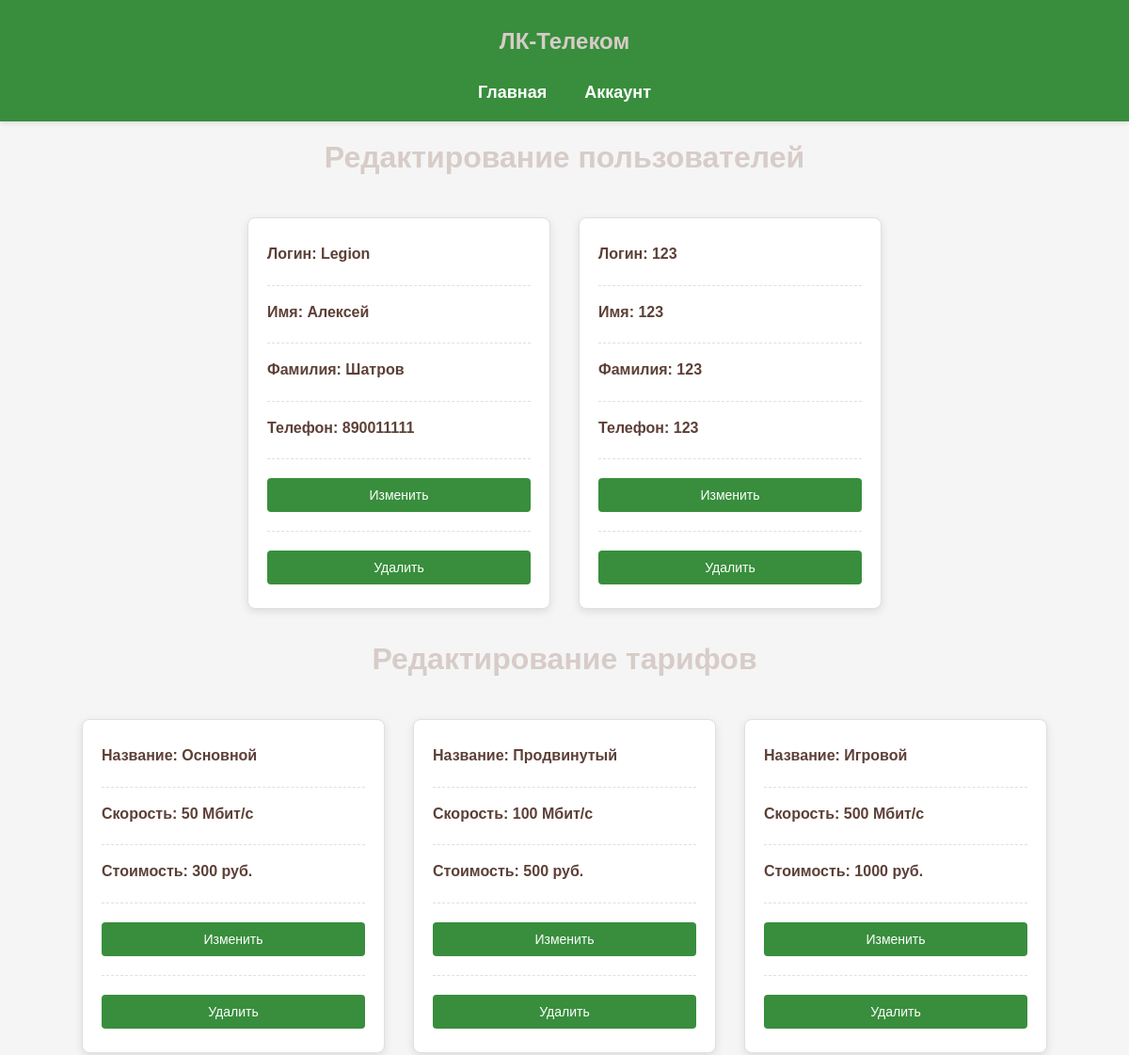
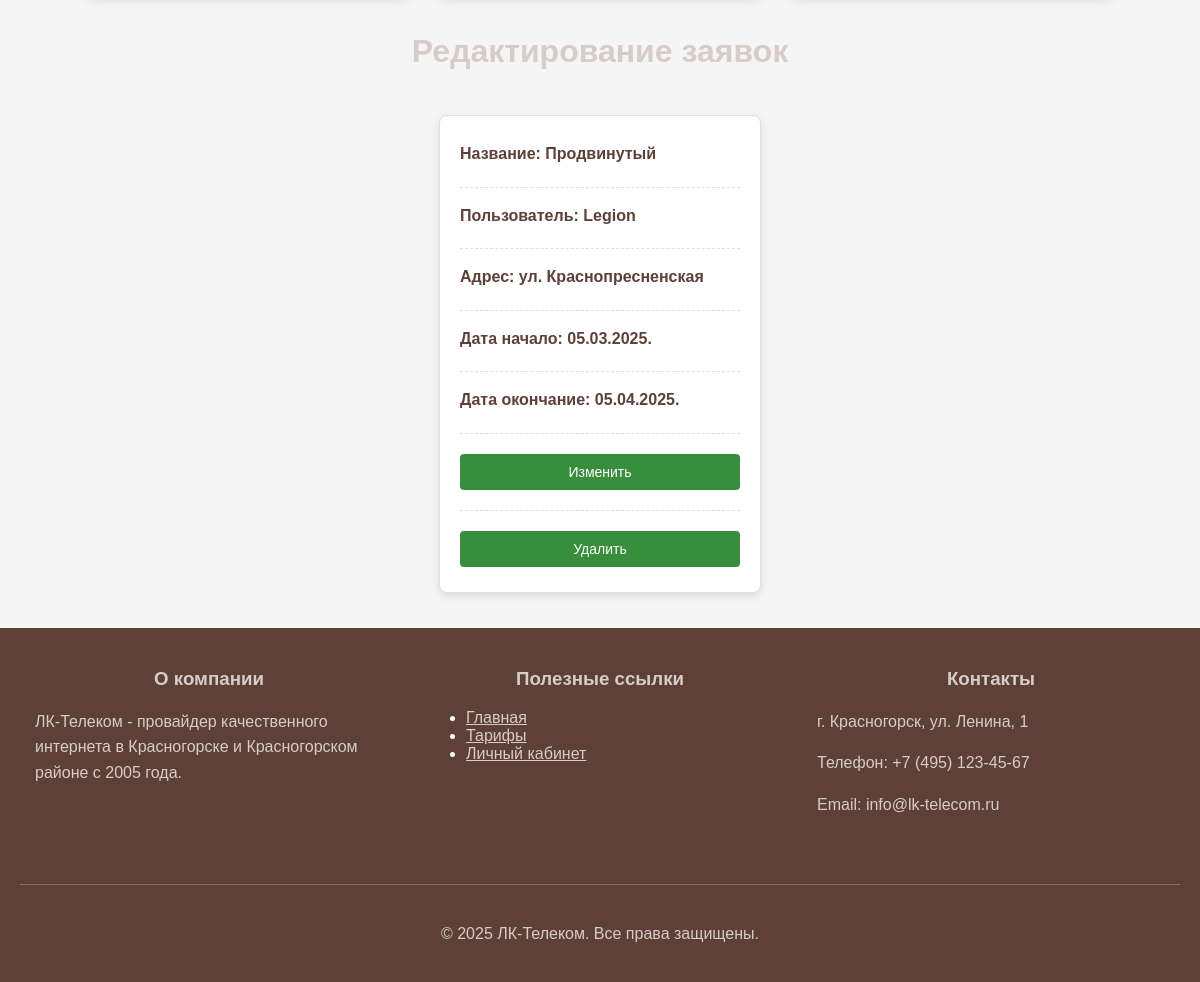
Before: /public/login/admin.php with the older database file (2 pictures, top to bottom).
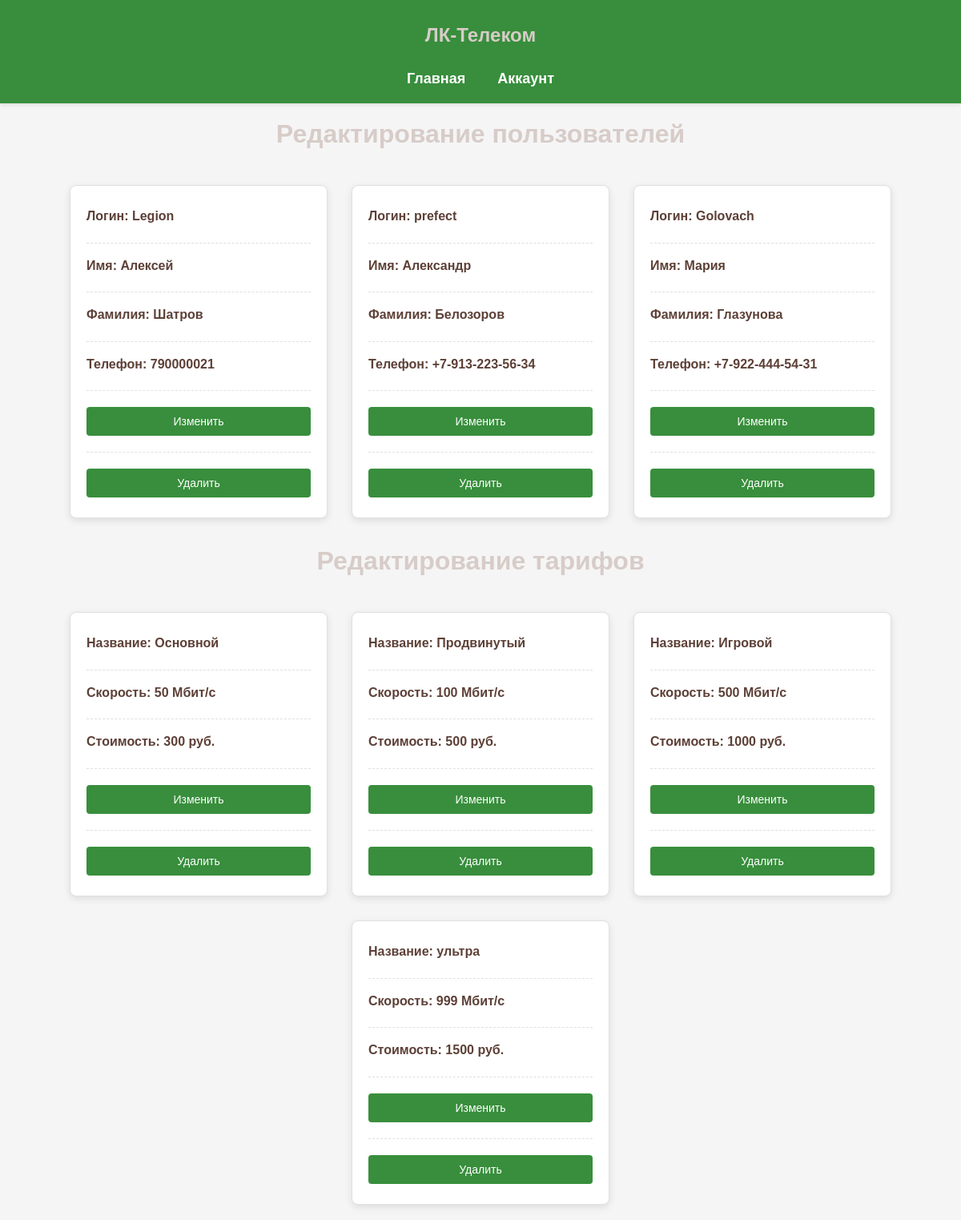
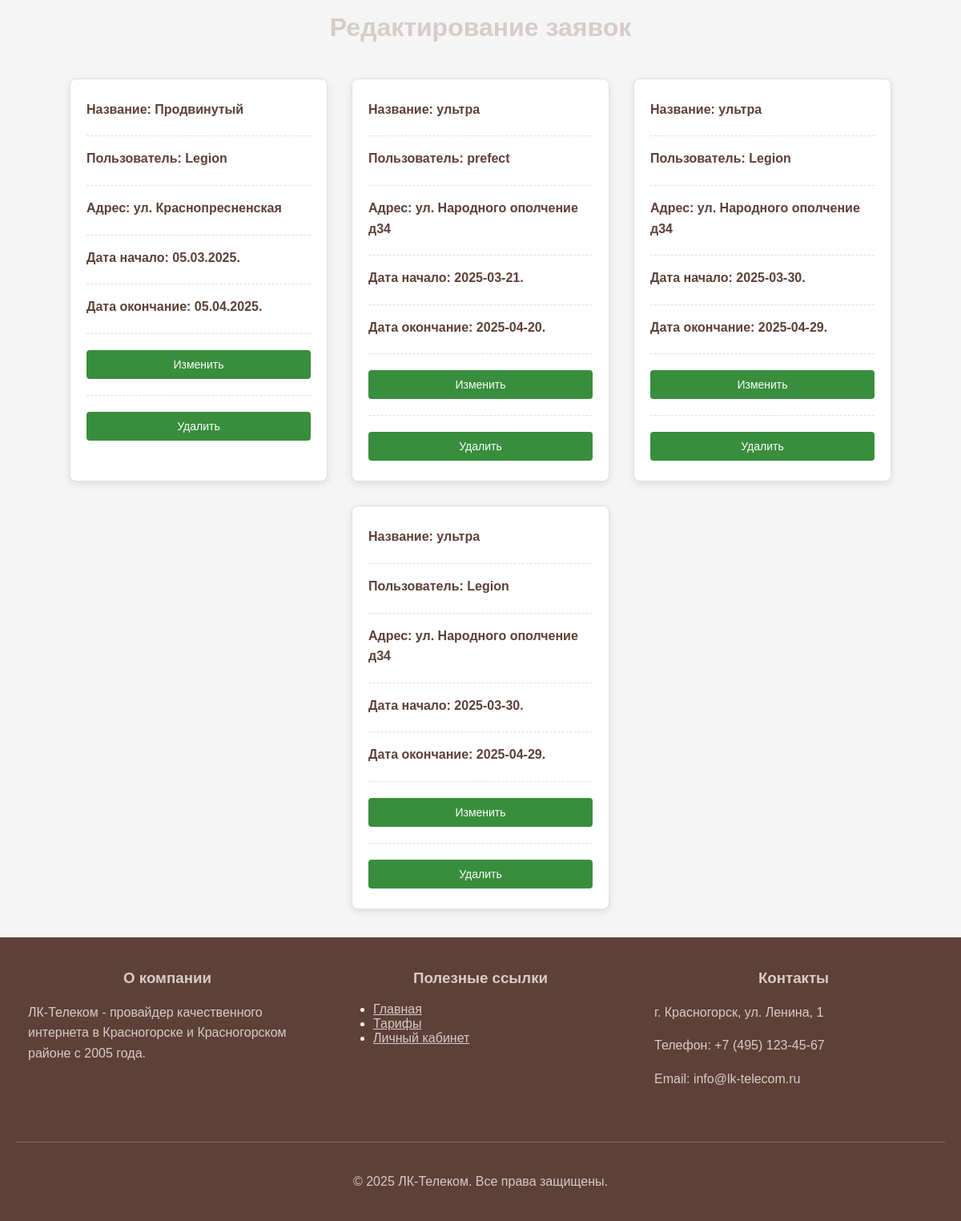
After: the same page with the newer database file (2 pictures, top to bottom).
### tables this page shows
CREATE TABLE `users` (
  `id` int NOT NULL,
  `login` varchar(32) NOT NULL,
  `name` varchar(32) NOT NULL,
  `surname` varchar(32) NOT NULL,
  `phone_number` varchar(32) NOT NULL,
  `password` varchar(64) NOT NULL,
  `role` int DEFAULT NULL
);

CREATE TABLE `tariff` (
  `id` int NOT NULL,
  `tariff_name` varchar(32) NOT NULL,
  `tariff_speed` int NOT NULL,
  `tariff_price` int NOT NULL
);

CREATE TABLE `services` (
  `id` int NOT NULL,
  `user_id` int NOT NULL,
  `tariff_id` int NOT NULL,
  `addres` varchar(32) NOT NULL,
  `tariff_start` varchar(32) NOT NULL,
  `tariff_end` varchar(32) NOT NULL
);

### public/login/admin.php (the view, shortened to what this page needs)
<?php session_start();
include "db.php";
include "header.php";?>
<!DOCTYPE html>
<html lang="en">
<head>
</head>
<body>
    <h1>Редактирование пользователей</h1>
    <div class="show_block_wrapper">
        <?php
        $stm = $connect->query('SELECT * FROM `users`');
        $users = $stm->fetchAll();
        foreach($users as $user) {
            echo '
            <div class="show_block">
                <ul>
                    <li><p class="users_info">Логин: '.$user['login'].'</p></li>
                    <li><p class="users_info">Имя: '.$user['name'].'</p></li>
                    <li><p class="users_info">Фамилия: '.$user['surname'].'</p></li>
                    <li><p class="users_info">Телефон: '.$user['phone_number'].'</p></li>
                    <li><button class="edit_btn"><a href="action_admin.php?action=edit_user&id='.$user['id'].'">Изменить</a></button></li>
                    <li><button class="edit_btn"><a href="delete.php?delete=user&id='.$user['id'].'">Удалить</a></button></li>
                </ul>
            </div>';
        } ?>
    </div>
    <h1>Редактирование тарифов</h1>
    <div class="show_block_wrapper">
        <?php
        $stm = $connect->query('SELECT * FROM `tariff`');
        $tariffs = $stm->fetchAll();
        foreach($tariffs as $tariff) {
            echo '
            <div class="show_block">
                <ul>
                    <li><p class="tariff_info">Название: '.$tariff['tariff_name'].'</p></li>
                    <li><p class="tariff_info">Скорость: '.$tariff['tariff_speed'].' Мбит/с</p></li>
                    <li><p class="tariff_info">Стоимость: '.$tariff['tariff_price'].' руб.</p></li>
                    <li><button class="edit_btn"><a href="action_admin.php?action=edit_tariff&id='.$tariff['id'].'">Изменить</a></button></li>
                    <li><button class="edit_btn"><a href="delete.php?delete=tariff&id='.$tariff['id'].'">Удалить</a></button></li>
                </ul>
            </div>';
        } ?>
    </div>
    <h1>Редактирование заявок</h1>
    <div class="show_block_wrapper">
        <?php
        $stm = $connect->query('SELECT
        s.*,
        t.tariff_name,
        u.login AS login
        FROM
        services s
        LEFT JOIN
        tariff t ON s.tariff_id = t.id
        LEFT JOIN
        users u ON s.user_id = u.id
        ');
        $services = $stm->fetchAll();
        foreach($services as $service) {
            echo '
            <div class="show_block">
                <ul>
                    <li><p class="tariff_info">Название: '.$service['tariff_name'].'</p></li>
                    <li><p class="tariff_info">Пользователь: '.$service['login'].'</p></li>
                    <li><p class="tariff_info">Адрес: '.$service['addres'].'</p></li>
                    <li><p class="tariff_info">Дата начало: '.$service['tariff_start'].'.</p></li>
                    <li><p class="tariff_info">Дата окончание: '.$service['tariff_end'].'.</p></li>
                    <li><button class="edit_btn"><a href="action_admin.php?action=edit_service&id='.$service['id'].'">Изменить</a></button></li>
                    <li><button class="edit_btn"><a href="delete.php?delete=service&id='.$service['id'].'">Удалить</a></button></li>
                </ul>
            </div>';
        } ?>
    </div>
</body>
<?php include "footer.php"; ?>
</html>

### public/login/header.php (shortened to what this page needs)
<!DOCTYPE html>
<html lang="en">
<head>
</head>
        <nav class="nav_bar">
            <h2>ЛК-Телеком</h2>
            <ul class="nav_list">
                <li class="nav_link"><a href="main.php">Главная</a></li>
                <li class="nav_link"><a href="<?php if (isset($_SESSION['auth'])) {echo 'account.php?slide=1';}
                else echo 'account.php'; ?>">Аккаунт</a></li>
            </ul>
        </nav>

### public/login/footer.php (shortened to what this page needs)
<!DOCTYPE html>
<html lang="en">
<head>
</head>
<footer>
            <div class="container">
                <div class="row">
                <div class="col-md-4">
                    <h3>О компании</h3>
                    <p>ЛК-Телеком - провайдер качественного интернета
                        в Красногорске и Красногорском районе с 2005 года.</p>
                </div>
                <div class="col-md-4">
                    <h3>Полезные ссылки</h3>
                    <ul>
                    <li><a href="main.php">Главная</a></li>
                    <li><a href="main.php#tariffs">Тарифы</a></li>
                    <li><a href="<?php if (!empty($_SESSION['auth']) && $_SESSION['auth']==1){
                    echo 'account.php?slide=1';}
                    else echo 'account.php';?>">Личный кабинет</a></li>
                    </ul>
                </div>
                <div class="col-md-4">
                    <h3>Контакты</h3>
                    <p>г. Красногорск, ул. Ленина, 1</p>
                    <p>Телефон: +7 (495) 123-45-67</p>
                    <p>Email: info@lk-telecom.ru</p>
                </div>
                </div>
                <div class="copyright">
                <p>&copy; 2025 ЛК-Телеком. Все права защищены.</p>
                </div>
            </div>
</footer>

### public/login/header.php (style rules this page uses)
body { font-family: 'Arial', sans-serif; margin: 0; padding: 0; background-color: #f5f5f5; color: #333; }
h1, h2, h3 { text-align: center; margin-top: 20px; color: #d7ccc8; }
p { font-size: 16px; line-height: 1.6; color: #424242; }
.nav_bar { background-color: #388e3c; color: #fff; padding: 10px 0; box-shadow: 0 2px 5px rgba(0,0,0,0.1); }
.nav_list { display: flex; justify-content: center; list-style: none; max-width: 1200px; margin: 0 auto; padding: 0; }
.nav_link { margin: 0 20px; padding: 10px 0; }
.nav_link a { text-decoration: none; color: #fff; font-weight: bold; font-size: 18px; transition: color 0.3s; }

### public/login/admin.php (style rules this page uses)
body { font-family: 'Arial', sans-serif; margin: 0; padding: 0; background-color: #f5f5f5; color: #333; }
h1 { text-align: center; margin: 30px 0; color: #2e7d32; font-size: 32px; }
.show_block_wrapper { display: flex; flex-wrap: wrap; justify-content: center; max-width: 1200px; margin: 20px auto; padding: 0 20px; }
.show_block { background-color: #fff; border: 1px solid #e0e0e0; border-radius: 8px; padding: 20px; margin: 15px; width: 280px; box-shadow: 0 3px 10px rgba(0,0,0,0.1); transition: transform 0.3s, box-shadow 0.3s; }
.show_block ul { list-style: none; padding: 0; margin: 0; }
.show_block li { margin-bottom: 15px; padding-bottom: 15px; border-bottom: 1px dashed #e0e0e0; }
.show_block li:last-child { margin-bottom: 0; padding-bottom: 0; border-bottom: none; }
.users_info, .tariff_info { font-weight: bold; color: #5d4037; margin: 5px 0; }
.edit_btn { background-color: #388e3c; color: #fff; border: none; padding: 10px 20px; border-radius: 4px; cursor: pointer; font-size: 14px; transition: background-color 0.3s; display: inline-block; margin: 5px 0; width: 100%; text-align: center; }
.edit_btn a { text-decoration: none; color: #fff; display: block; }

### public/login/footer.php (style rules this page uses)
body { font-family: 'Arial', sans-serif; margin: 0; padding: 0; background-color: #f5f5f5; color: #333; }
h1, h2, h3 { text-align: center; margin-top: 20px; color: #d7ccc8; }
p { font-size: 16px; line-height: 1.6; color: #424242; }
footer { background-color: #5d4037; color: #fff; padding: 40px 0 20px; }
.container { max-width: 1200px; margin: 0 auto; padding: 0 20px; }
.row { display: flex; flex-wrap: wrap; justify-content: space-between; }
.col-md-4 { width: 30%; padding: 0 15px; margin-bottom: 20px; }
footer h3 { color: #d7ccc8; margin-top: 0; }
footer p, footer a { color: #d7ccc8; }
.copyright { text-align: center; margin-top: 30px; padding-top: 20px; border-top: 1px solid #8d6e63; font-size: 14px; }

Changed rows visible on the page:
changed users "Legion": phone_number "890011111" → "790000021"
changed users: login "123" → "prefect"; name "123" → "Александр"; surname "123" → "Белозоров"; phone_number "123" → "+7-913-223-56-34"
added users: login "Golovach", name "Мария", surname "Глазунова", phone_number "+7-922-444-54-31"
added tariff: tariff_name "ультра", tariff_speed "999", tariff_price "1500"
added services: tariff.tariff_name "ультра", user.login "prefect", addres "ул. Народного ополчение д34", tariff_start "2025-03-21", tariff_end "2025-04-20"
added services: tariff.tariff_name "ультра", user.login "Legion", addres "ул. Народного ополчение д34", tariff_start "2025-03-30", tariff_end "2025-04-29"
added services: tariff.tariff_name "ультра", user.login "Legion", addres "ул. Народного ополчение д34", tariff_start "2025-03-30", tariff_end "2025-04-29"
